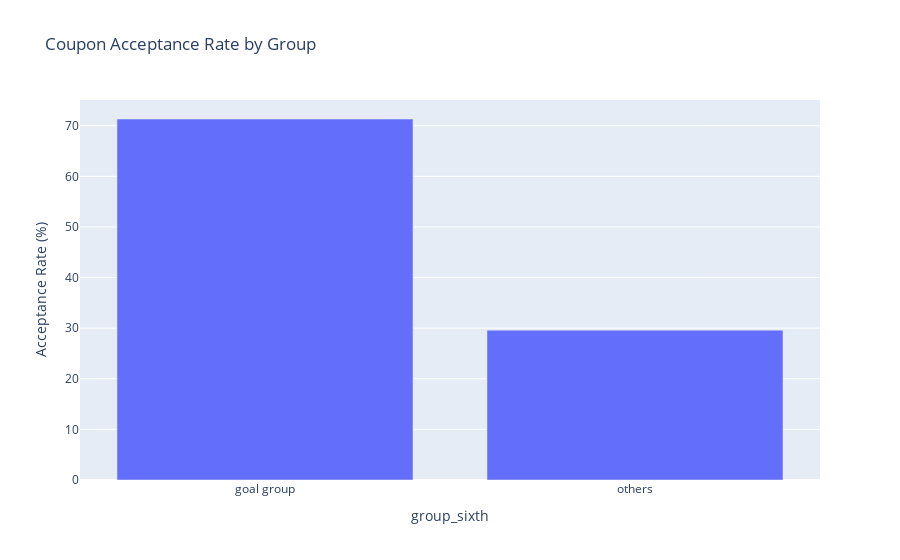

This figure's notebook cell:
### Markdown cell above
6. Compare the acceptance rates between those drivers who:

- go to bars more than once a month, had passengers that were not a kid, and were not widowed *OR*
- go to bars more than once a month and are under the age of 30 *OR*
- go to cheap restaurants more than 4 times a month and income is less than 50K.

### Code cell
#go to bars more than once a month, had passengers that were not a kid, and were not widowed OR
# define mapping function
Bars_high_visit=['1~3', '4~8', 'gt8']
Non_kid_passenger= ['Alone', 'Partner', 'Friend(s)']
Widow_excluded = 'Widowed'
cheap_restaurant=['4~8','gt8']
Income_less='$37500 - $49999'

#create filtered dataset
filtered_df= bar_coupons_df[(bar_coupons_df['Bar'].isin(Bars_high_visit)) & (bar_coupons_df['passanger'].isin(Non_kid_passenger)) & (bar_coupons_df['maritalStatus']!= Widow_excluded)]
#create new column
def label_group(row):
    if(row ['Bar'] in Bars_high_visit) and\
    (row['passanger']in Non_kid_passenger) and\
    (row ['maritalStatus'] != Widow_excluded):
        return 'goal group'
    else:
        return 'others'
        
#apply to full dataframe

bar_coupons_df['group_sixth']= bar_coupons_df.apply(label_group, axis=1)


# Count total and accepted
group_counts = bar_coupons_df.groupby('group_sixth')['Y'].agg(['count', 'sum']).reset_index()
group_counts['acceptance_rate'] = group_counts['sum'] / group_counts['count'] * 100

print(group_counts)

#plot the results

fig = px.bar(group_counts, 
             x='group_sixth', 
             y='acceptance_rate',
             title='Coupon Acceptance Rate by Group',
             labels={'acceptance_rate': 'Acceptance Rate (%)'})
fig.show()

### Figure 1 — Plotly figure (JSON) as saved in the notebook; plotly's stock layout.template omitted (floating-point values rounded to 4 significant figures)
{"data": [{"alignmentgroup": "True", "hovertemplate": "group_sixth=%{x}<br>Acceptance Rate (%)=%{y}<extra></extra>", "legendgroup": "", "marker": {"color": "#636efa", "pattern": {"shape": ""}}, "name": "", "offsetgroup": "", "orientation": "v", "showlegend": false, "textposition": "auto", "type": "bar", "x": ["goal group", "others"], "xaxis": "x", "y": [71.32, 29.6], "yaxis": "y"}], "layout": {"barmode": "relative", "legend": {"tracegroupgap": 0}, "title": {"text": "Coupon Acceptance Rate by Group"}, "xaxis": {"anchor": "y", "domain": [0, 1], "title": {"text": "group_sixth"}}, "yaxis": {"anchor": "x", "domain": [0, 1], "title": {"text": "Acceptance Rate (%)"}}}}
